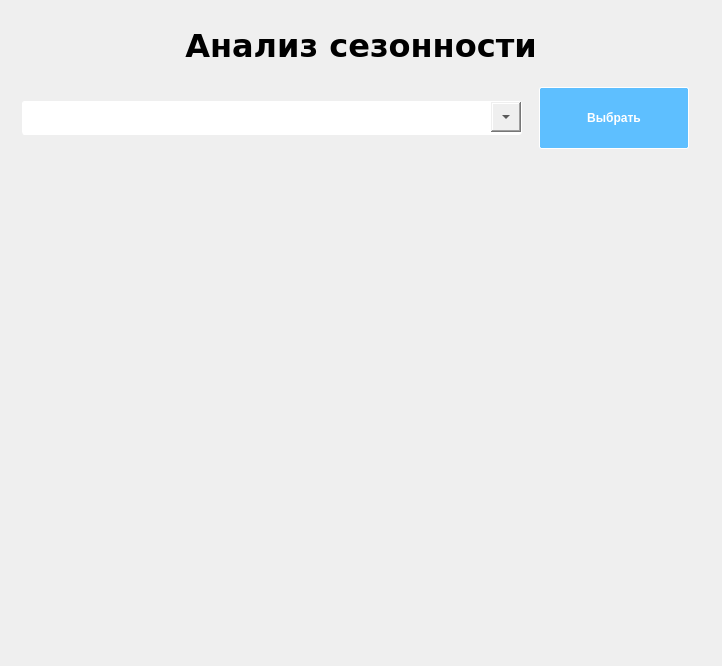
        <widget class="QWidget" name="season_page">
         <layout class="QGridLayout" name="gridLayout_6">
          <item row="0" column="0">
           <widget class="QLabel" name="label_17">
            <property name="minimumSize">
             <size>
              <width>700</width>
              <height>70</height>
             </size>
            </property>
            <property name="maximumSize">
             <size>
              <width>700</width>
              <height>70</height>
             </size>
            </property>
            <property name="font">
             <font>
              <family>Verdana</family>
              <pointsize>24</pointsize>
              <weight>75</weight>
              <bold>true</bold>
             </font>
            </property>
            <property name="text">
             <string>Анализ сезонности</string>
            </property>
            <property name="alignment">
             <set>Qt::AlignCenter</set>
            </property>
           </widget>
          </item>
          <item row="2" column="0">
           <widget class="MplWidget" name="widget" native="true">
            <property name="minimumSize">
             <size>
              <width>0</width>
              <height>500</height>
             </size>
            </property>
            <property name="styleSheet">
             <string notr="true">QHeaderView::section {
    background-color: rgb(94, 191, 255);
    border: none;
    height: 32px;
}</string>
            </property>
           </widget>
          </item>
          <item row="1" column="0">
           <layout class="QHBoxLayout" name="horizontalLayout_11">
            <property name="sizeConstraint">
             <enum>QLayout::SetMinAndMaxSize</enum>
            </property>
            <property name="rightMargin">
             <number>11</number>
            </property>
            <item>
             <widget class="QComboBox" name="comboBox_2">
              <property name="minimumSize">
               <size>
                <width>108</width>
                <height>34</height>
               </size>
              </property>
              <property name="maximumSize">
               <size>
                <width>500</width>
                <height>34</height>
               </size>
              </property>
              <property name="font">
               <font>
                <family>Verdana</family>
                <pointsize>14</pointsize>
               </font>
              </property>
              <property name="styleSheet">
               <string notr="true">QComboBox {
    border: 1px solid white;
    border-radius: 3px;
    min-width: 6em;
	padding: 5px;
}
QComboBox::drop-down {
    width: 30px;
	height: 30px;
}
</string>
              </property>
             </widget>
            </item>
            <item>
             <widget class="QPushButton" name="pushButton">
              <property name="minimumSize">
               <size>
                <width>150</width>
                <height>0</height>
               </size>
              </property>
              <property name="maximumSize">
               <size>
                <width>150</width>
                <height>16777215</height>
               </size>
              </property>
              <property name="cursor">
               <cursorShape>PointingHandCursor</cursorShape>
              </property>
              <property name="styleSheet">
               <string notr="true">QPushButton{
background-color: #5ebfff;
color: #ffffff;
height: 50px;
border: 1px solid white;
border-radius: 2px;
padding: 5px;
font-weight: bold;
}
QPushButton:hover{
background-color: #2babff;
color: #ffffff;
height: 50px;
border: 1px solid white;
border-radius: 2px;
padding: 5px;
font-weight: bold;
}</string>
              </property>
              <property name="text">
               <string>Выбрать</string>
              </property>
             </widget>
            </item>
           </layout>
          </item>
         </layout>
        </widget>
